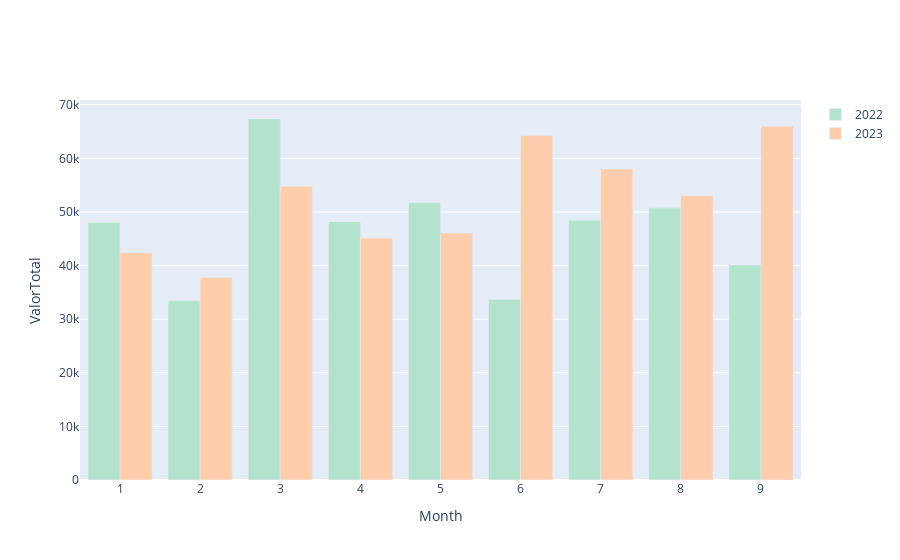

Here is the notebook cell this chart was saved with:
### Code cell
import seaborn as sns

# Data to datetime
df_t['Data'] = pd.to_datetime(df_t['Data'])

# Criando colunas para o mês e o ano
df_t['Year'] = df_t['Data'].dt.year
df_t['Month'] = df_t['Data'].dt.month

# Agrupando os dados por ano e mês
grouped = df_t.groupby(['Year', 'Month']).sum().reset_index()

# Obtendo as cores da paleta "Pastel2"
colors = sns.color_palette("Pastel2", len(grouped['Year'].unique())).as_hex()

# Criando o gráfico de barras para 'ValorTotal'
fig = go.Figure()

for i, year in enumerate(grouped['Year'].unique()):
    fig.add_trace(go.Bar(x=grouped[grouped['Year'] == year]['Month'], 
                         y=grouped[grouped['Year'] == year]['ValorTotal'], 
                         name=str(year),
                         marker_color=colors[i]))  # Aplicando as cores

# Configurando os eixos
fig.update_layout(
    xaxis=dict(title='Month'),
    yaxis=dict(title='ValorTotal'),
)

fig.show()

### Figure 1 — Plotly figure (JSON) as saved in the notebook; plotly's stock layout.template omitted (floating-point values rounded to 4 significant figures)
{"data": [{"marker": {"color": "#b3e2cd"}, "name": "2022", "type": "bar", "x": [1, 2, 3, 4, 5, 6, 7, 8, 9], "y": [48040.0, 33490.0, 67340.0, 48180.0, 51760.0, 33660.0, 48440.0, 50770.0, 40120.0]}, {"marker": {"color": "#fdcdac"}, "name": "2023", "type": "bar", "x": [1, 2, 3, 4, 5, 6, 7, 8, 9], "y": [42370.0, 37750.0, 54810.0, 45130.0, 46060.0, 64250.0, 58030.0, 53040.0, 65970.0]}], "layout": {"xaxis": {"title": {"text": "Month"}}, "yaxis": {"title": {"text": "ValorTotal"}}}}
